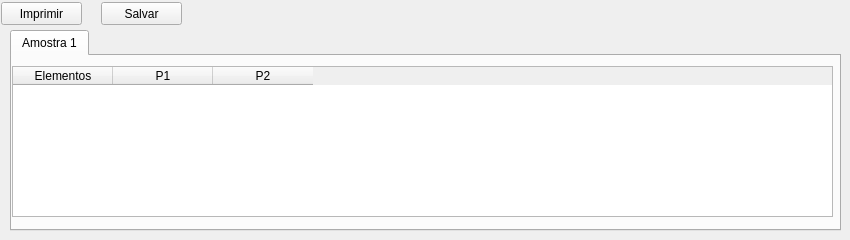
               <widget class="QWidget" name="tabResConc">
                <attribute name="title">
                 <string>Resultado das Concentrações</string>
                </attribute>
                <widget class="QTabWidget" name="tabWidget_3">
                 <property name="geometry">
                  <rect>
                   <x>10</x>
                   <y>30</y>
                   <width>831</width>
                   <height>201</height>
                  </rect>
                 </property>
                 <property name="maximumSize">
                  <size>
                   <width>831</width>
                   <height>295</height>
                  </size>
                 </property>
                 <property name="currentIndex">
                  <number>0</number>
                 </property>
                 <widget class="QWidget" name="tab_4">
                  <attribute name="title">
                   <string>Amostra 1</string>
                  </attribute>
                  <widget class="QTableWidget" name="gAmostra1">
                   <property name="geometry">
                    <rect>
                     <x>0</x>
                     <y>10</y>
                     <width>821</width>
                     <height>151</height>
                    </rect>
                   </property>
                   <property name="maximumSize">
                    <size>
                     <width>821</width>
                     <height>245</height>
                    </size>
                   </property>
                   <column>
                    <property name="text">
                     <string>Elementos</string>
                    </property>
                   </column>
                   <column>
                    <property name="text">
                     <string>P1</string>
                    </property>
                   </column>
                   <column>
                    <property name="text">
                     <string>P2</string>
                    </property>
                   </column>
                  </widget>
                 </widget>
                </widget>
                <widget class="QPushButton" name="cmdImpConcentra">
                 <property name="geometry">
                  <rect>
                   <x>1</x>
                   <y>2</y>
                   <width>81</width>
                   <height>23</height>
                  </rect>
                 </property>
                 <property name="text">
                  <string>Imprimir</string>
                 </property>
                </widget>
                <widget class="QPushButton" name="cmdSalvaConcentra">
                 <property name="geometry">
                  <rect>
                   <x>101</x>
                   <y>2</y>
                   <width>81</width>
                   <height>23</height>
                  </rect>
                 </property>
                 <property name="text">
                  <string>Salvar</string>
                 </property>
                </widget>
               </widget>
